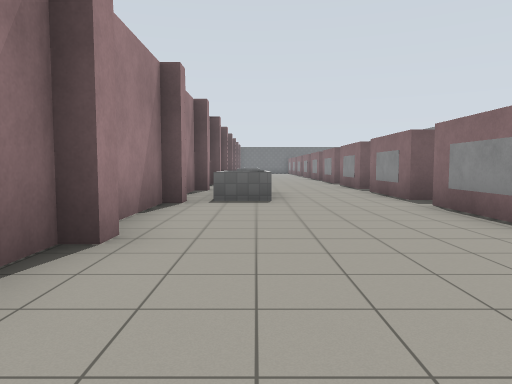
[1] (above)

23 first-person views from a walk through a robot-simulator world made for Gazebo. The camera is 1.2 m above the floor, tilts 4° down and sees 70° across. The floor is counted in squares, 2 m on a side. Each view is taken from the middle of a square. On the plan, view 1 faces up. The plan holds only what a view shows up to about 10 squares ahead; the rest is blank. Simple patterns stand in for the simulator's built-in surfaces. Surface patterns are stand-ins for the level's own textures.

[2]
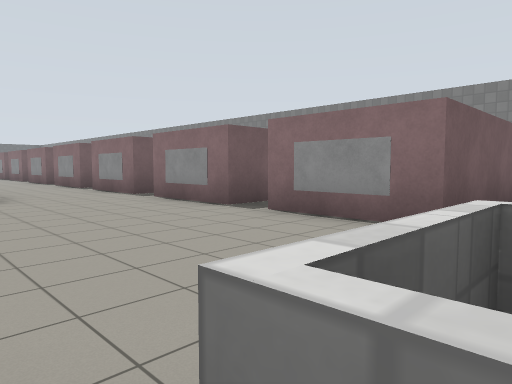

[3]
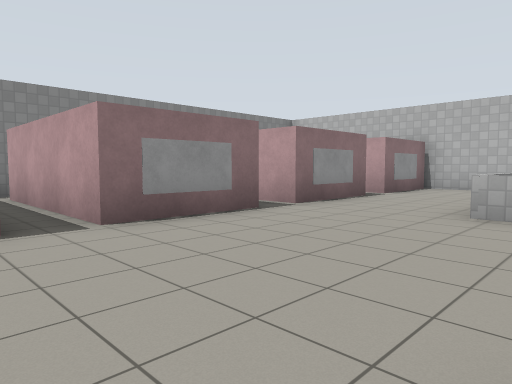

[4]
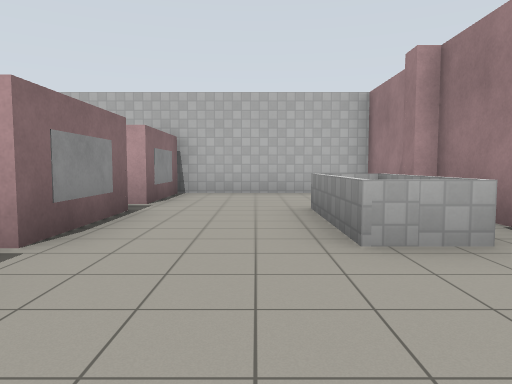

[5]
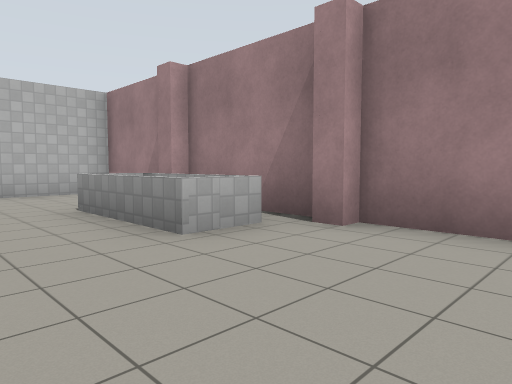

[6]
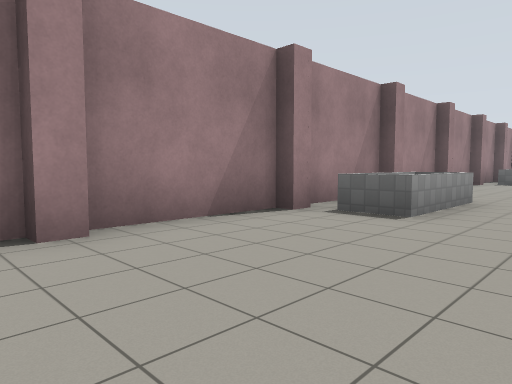

[7]
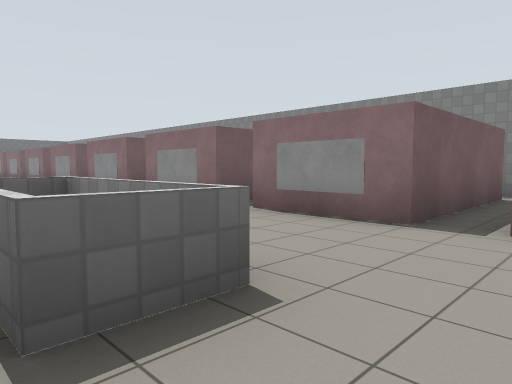

[8]
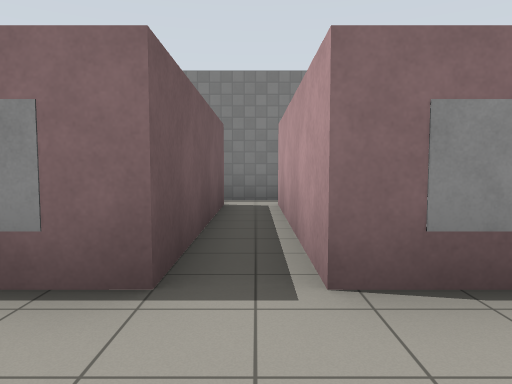

[9]
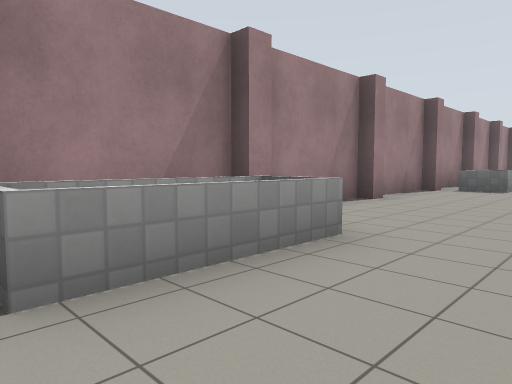

[10]
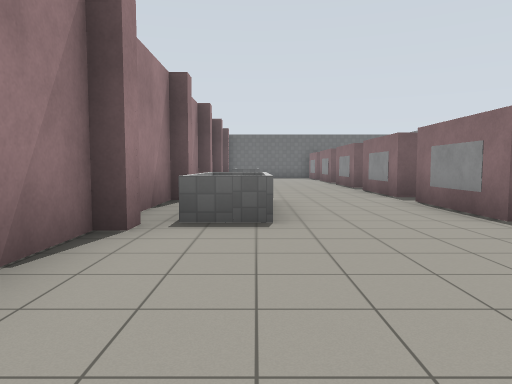

[11]
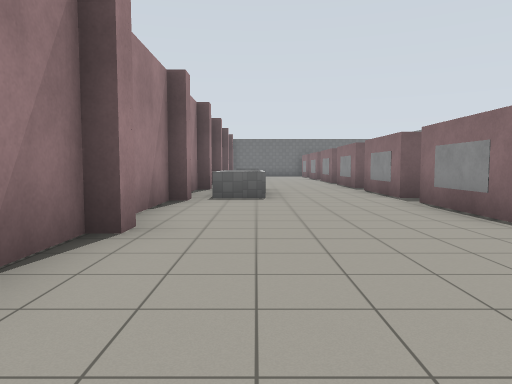

[12]
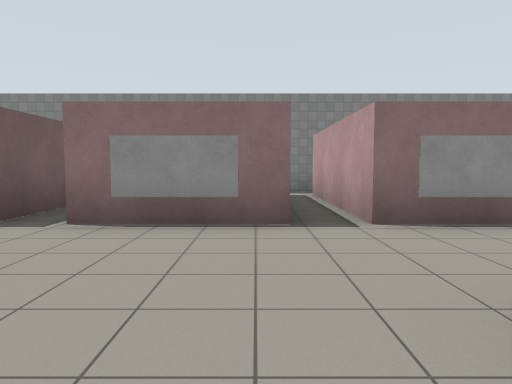

[13]
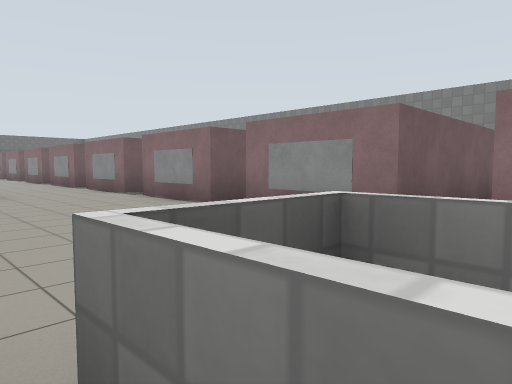

[14]
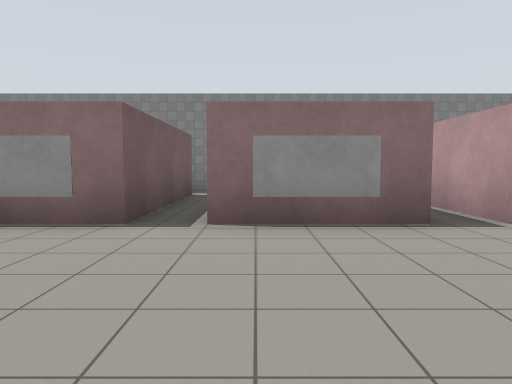

[15]
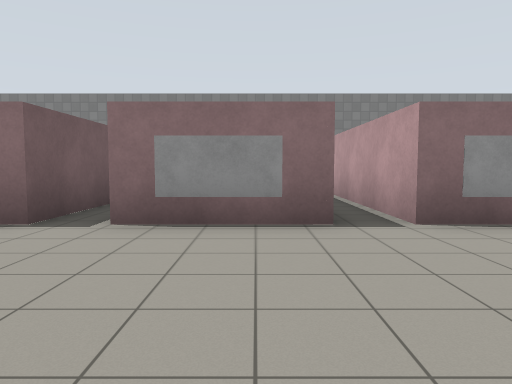

[16]
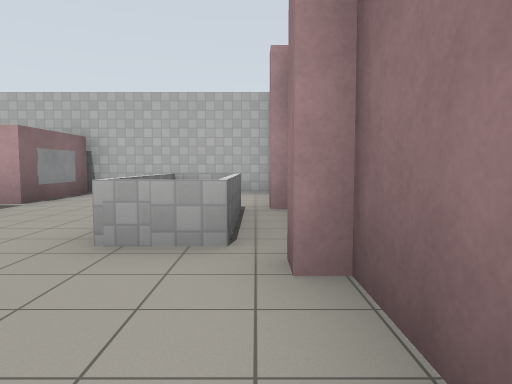

[17]
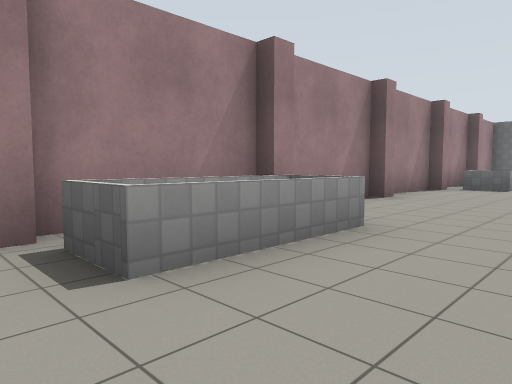

[18]
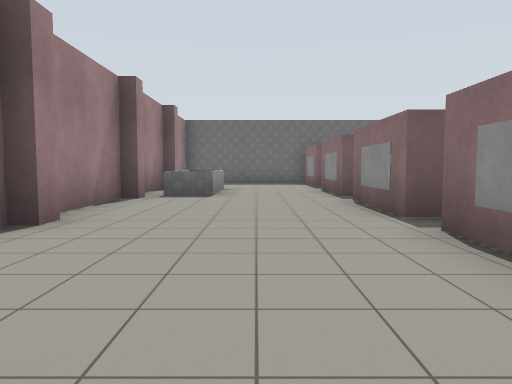

[19]
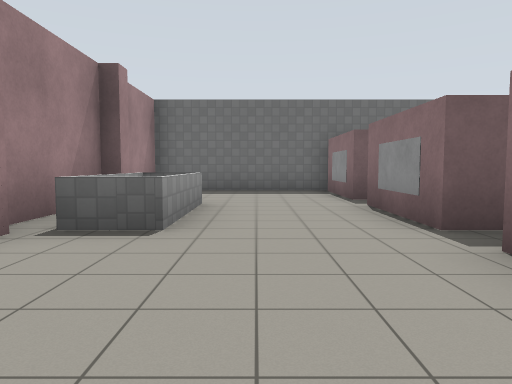

[20]
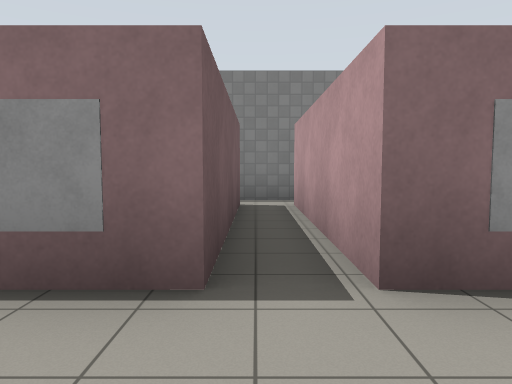

[21]
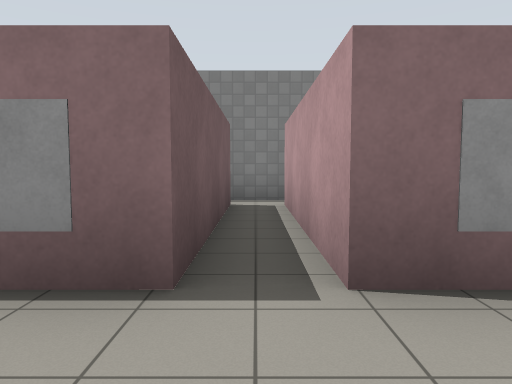

[22]
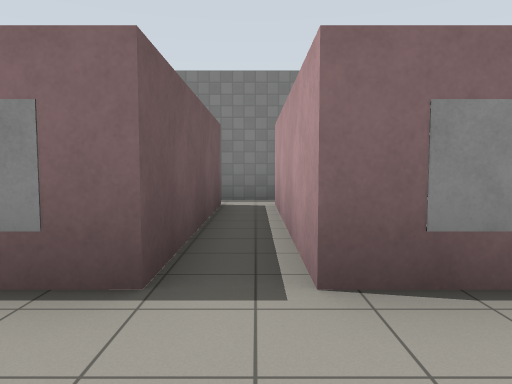

[23]
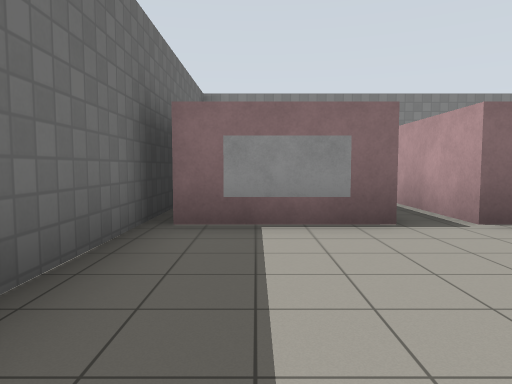

### Floor plan
Key: @ floor where view 1 was taken; # wall or solid block; . floor; = window, fence, low wall or low ledge.
Columns run from 2 left of view 1 to 8 right of it. Each row starts with its distance up from view 1.
 32  ######
 31 # .....
 30 #....#
 29 # ...####.#
 28 # =.......#
 27 #.=..####
 26 #.=..####
 25 #.........#
 24 #....#### #
 23 #....#### #
 22 #.........#
 21 #....####.#
 20 #....#
 19 #....#
 18 #.=..#
 17 #.=..#
 16 #.=..#
 15 #....#
 14 #....#
 13 #....##
 12 #....#
 11 #....#
 10 #....####
  9 #.........#
  8 #.=..#### #
  7 #.=..#### #
  6 #.........#
  5 #....####
  4 #....####
  3 #.........#
  2 #....#### #
  1 #....####
  0 #.@.....
 -1 #.=..####
 -2 #.=..#
 -3 #.=..#
 -4 #....#
 -5 #....#
 -6 #....#
 -7 ######

Where each view was taken, in squares from view 1:
view 1: 0 up, 0 right, facing up
view 2: 1 down, 1 left, facing up-right
view 3: 4 up, 1 left, facing down-right
view 4: 2 up, 1 right, facing down
view 5: 2 up, 2 right, facing down-left
view 6: 2 up, 2 right, facing up-left
view 7: 5 up, 1 left, facing up-right
view 8: 6 up, 1 right, facing right
view 9: 6 up, 2 right, facing up-left
view 10: 12 up, 0 right, facing up
view 11: 9 up, 0 right, facing up
view 12: 10 up, 1 left, facing right
view 13: 8 up, 1 left, facing up-right
view 14: 2 up, 1 left, facing right
view 15: 1 up, 1 left, facing right
view 16: 2 up, 1 left, facing down
view 17: 15 up, 2 right, facing up-left
view 18: 18 up, 1 right, facing up
view 19: 22 up, 1 right, facing up
view 20: 22 up, 1 right, facing right
view 21: 25 up, 1 right, facing right
view 22: 28 up, 1 right, facing right
view 23: 30 up, 1 left, facing right
